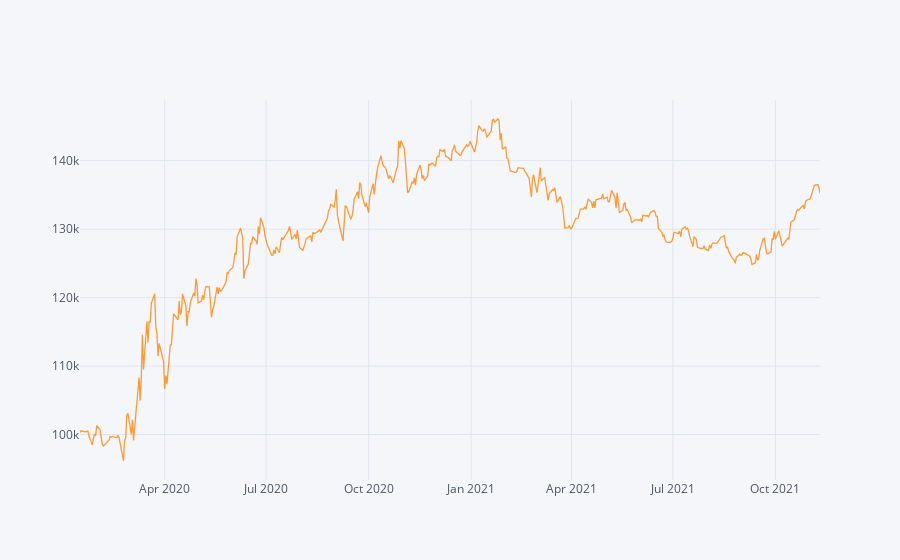

This figure's notebook cell:
### Code cell
#Todo:

r_df = results['result_df']

# Calculate the Absolute Return of our trend-following trading strategy

absolute_return_tf= (r_df['account_val'].iloc[-1]-starting_capital)/starting_capital
#optional
print(f"Absolute_return_tf: % {np.round(absolute_return_tf,2)*100}")
                     
# Calculate the CAGR or our trend-following trading strategy

CAGR_tf = ((r_df['account_val'].iloc[-1]/starting_capital)**(252/len(df)))-1
#optional
print(f"CAGR_tf:% {np.round(CAGR_tf,2)*100}")           

# Calculate the IR (Sharpe without RF-rate) of our trend-following trading strategy
           
information_ratio_tf = (r_df.account_val.pct_change().mean()/r_df.account_val.pct_change().std())*((252)**0.5)
#optional
print(f"information_ratio_tf:{np.round(information_ratio_tf,4)}")

#Plot the equity curve (hint: use 'account_val')
r_df.account_val.iplot()

### Figure 1 — Plotly figure (JSON) as saved in the notebook; plotly's stock layout.template omitted (floating-point values rounded to 4 significant figures; data arrays with more than 128 entries replaced by an {"elided": "..."} marker saying what was removed)
{"data": [{"line": {"color": "rgba(255, 153, 51, 1.0)", "dash": "solid", "shape": "linear", "width": 1.3}, "mode": "lines", "name": "account_val", "text": "", "type": "scatter", "x": {"elided": "460 str values"}, "y": {"elided": "460 float values"}}], "layout": {"autosize": true, "legend": {"bgcolor": "#F5F6F9", "font": {"color": "#4D5663"}}, "paper_bgcolor": "#F5F6F9", "plot_bgcolor": "#F5F6F9", "title": {"font": {"color": "#4D5663"}}, "xaxis": {"autorange": true, "gridcolor": "#E1E5ED", "range": ["2020-01-16", "2021-11-10"], "showgrid": true, "tickfont": {"color": "#4D5663"}, "title": {"font": {"color": "#4D5663"}, "text": ""}, "type": "date", "zerolinecolor": "#E1E5ED"}, "yaxis": {"autorange": true, "gridcolor": "#E1E5ED", "range": [93360.0, 148900.0], "showgrid": true, "tickfont": {"color": "#4D5663"}, "title": {"font": {"color": "#4D5663"}, "text": ""}, "type": "linear", "zerolinecolor": "#E1E5ED"}}}
